Frame 1 (no input): blank canvas, image omitted
Frame 60 (the mouse pressed at the canvas centre just before this capture): blank canvas, image omitted
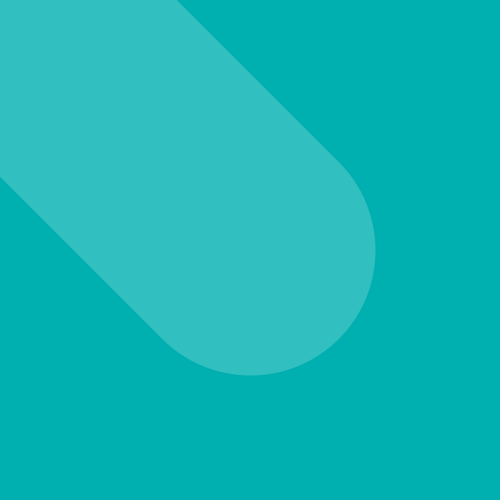
Frame 120 (the mouse held since frame 60 and released just before this capture)

The Processing sketch whose frames 1 and 60 were blank and that drew this single picture after the mouse press (run headless with seeded random() and noise(); from frame 60 on, the mouse is pressed at the canvas centre):

// Processing sketch: processing_115049
// ── processing_115049.pde

void setup() {
  size (500, 500); 
  frameRate(50);
  background(0, 175, 175);
  smooth();
}
void draw() {
  stroke(255, 255, 255, 50);
  strokeWeight(abs(mouseX-pmouseX));
  line(pmouseX, pmouseY, mouseX, mouseY);
}
void mousePressed() {
  stroke(100,100,100,100);
  strokeWeight(2);
  noFill();
  rectMode(CENTER);
  rect(mouseX, mouseY, (abs(500-pmouseX))/2, (abs(100-pmouseY))/2);
}

void keyPressed() {
  background(0, 175, 175);
}
